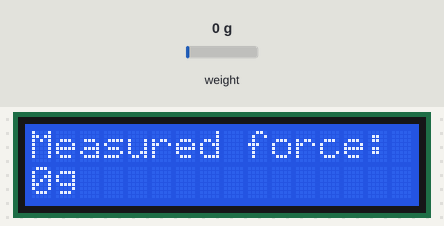
Bench run of a sketch on a simulated ESP32. On the bench: 16×2 character LCD. The inputs (shaded band) are chosen by the test bench; at power-on: weight on the scale 0 g. WiFi joins after 1.5 s; servers stay silent unless stated; no MQTT or app messages arrive unless stated; what the sketch prints to the serial monitor is not drawn.

Above: at 4.8 s.
4.9 s: weight on the scale set to 100 g
At 6.0 s:
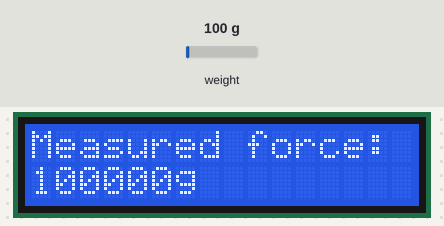
6.5 s: weight on the scale set to 1250 g
At 7.7 s:
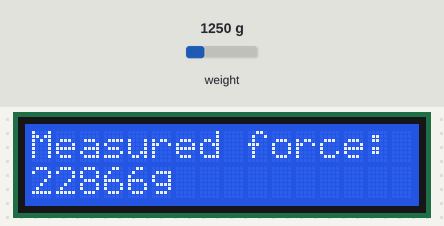
8.4 s: weight on the scale set to 2500 g
At 9.5 s:
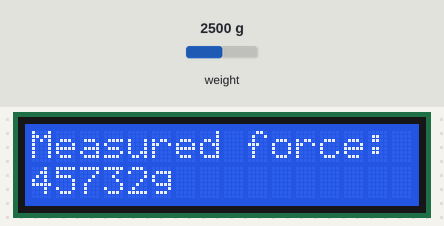
Timing chart, 0 to 11.4 s (numbered marks = the images above; inputs shaded):
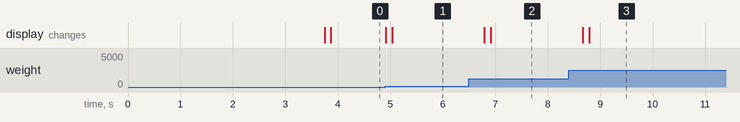

The sketch:

sketch.ino
```cpp
// External Libraries.
#include "HX711.h"
#include <LiquidCrystal_I2C.h>
#include <WiFi.h>
#include <WiFiClientSecure.h>
#include <PubSubClient.h>

// Libraries Objects.
HX711 loadcell;
LiquidCrystal_I2C lcd(0x27,16,2);

WiFiClientSecure esp_client;
PubSubClient MQTT(esp_client);

// WI-FI (login) Variables.
const char *WIFI_SSID = "Wokwi-GUEST";
const char *WIFI_PASSWORD = "";

// Broker MQTT (HiveMQ) Variables.
const char *BROKER_MQTT_URL = "acd37fac47394e56a264fd86e4cb8366.s1.eu.hivemq.cloud";
#define BROKER_MQTT_PORT 8883
#define BROKER_MQTT_CLIENT_ID "WOKWI"
#define BROKER_MQTT_CLIENT_USER "WokwiUser"
#define BROKER_MQTT_CLIENT_PASSWORD "WokwiPassw0rd"
#define BROKER_MQTT_TOPIC_PUBLISH_LOAD "topic_sensor_loadcell"

static const char *root_ca PROGMEM = R"EOF(
-----BEGIN CERTIFICATE-----
MIIFazCCA1OgAwIBAgIRAIIQz7DSQONZRGPgu2OCiwAwDQYJKoZIhvcNAQELBQAw
TzELMAkGA1UEBhMCVVMxKTAnBgNVBAoTIEludGVybmV0IFNlY3VyaXR5IFJlc2Vh
cmNoIEdyb3VwMRUwEwYDVQQDEwxJU1JHIFJvb3QgWDEwHhcNMTUwNjA0MTEwNDM4
WhcNMzUwNjA0MTEwNDM4WjBPMQswCQYDVQQGEwJVUzEpMCcGA1UEChMgSW50ZXJu
ZXQgU2VjdXJpdHkgUmVzZWFyY2ggR3JvdXAxFTATBgNVBAMTDElTUkcgUm9vdCBY
MTCCAiIwDQYJKoZIhvcNAQEBBQADggIPADCCAgoCggIBAK3oJHP0FDfzm54rVygc
h77ct984kIxuPOZXoHj3dcKi/vVqbvYATyjb3miGbESTtrFj/RQSa78f0uoxmyF+
0TM8ukj13Xnfs7j/EvEhmkvBioZxaUpmZmyPfjxwv60pIgbz5MDmgK7iS4+3mX6U
A5/TR5d8mUgjU+g4rk8Kb4Mu0UlXjIB0ttov0DiNewNwIRt18jA8+o+u3dpjq+sW
T8KOEUt+zwvo/7V3LvSye0rgTBIlDHCNAymg4VMk7BPZ7hm/ELNKjD+Jo2FR3qyH
B5T0Y3HsLuJvW5iB4YlcNHlsdu87kGJ55tukmi8mxdAQ4Q7e2RCOFvu396j3x+UC
B5iPNgiV5+I3lg02dZ77DnKxHZu8A/lJBdiB3QW0KtZB6awBdpUKD9jf1b0SHzUv
KBds0pjBqAlkd25HN7rOrFleaJ1/ctaJxQZBKT5ZPt0m9STJEadao0xAH0ahmbWn
OlFuhjuefXKnEgV4We0+UXgVCwOPjdAvBbI+e0ocS3MFEvzG6uBQE3xDk3SzynTn
jh8BCNAw1FtxNrQHusEwMFxIt4I7mKZ9YIqioymCzLq9gwQbooMDQaHWBfEbwrbw
qHyGO0aoSCqI3Haadr8faqU9GY/rOPNk3sgrDQoo//fb4hVC1CLQJ13hef4Y53CI
rU7m2Ys6xt0nUW7/vGT1M0NPAgMBAAGjQjBAMA4GA1UdDwEB/wQEAwIBBjAPBgNV
HRMBAf8EBTADAQH/MB0GA1UdDgQWBBR5tFnme7bl5AFzgAiIyBpY9umbbjANBgkq
hkiG9w0BAQsFAAOCAgEAVR9YqbyyqFDQDLHYGmkgJykIrGF1XIpu+ILlaS/V9lZL
ubhzEFnTIZd+50xx+7LSYK05qAvqFyFWhfFQDlnrzuBZ6brJFe+GnY+EgPbk6ZGQ
3BebYhtF8GaV0nxvwuo77x/Py9auJ/GpsMiu/X1+mvoiBOv/2X/qkSsisRcOj/KK
NFtY2PwByVS5uCbMiogziUwthDyC3+6WVwW6LLv3xLfHTjuCvjHIInNzktHCgKQ5
ORAzI4JMPJ+GslWYHb4phowim57iaztXOoJwTdwJx4nLCgdNbOhdjsnvzqvHu7Ur
TkXWStAmzOVyyghqpZXjFaH3pO3JLF+l+/+sKAIuvtd7u+Nxe5AW0wdeRlN8NwdC
jNPElpzVmbUq4JUagEiuTDkHzsxHpFKVK7q4+63SM1N95R1NbdWhscdCb+ZAJzVc
oyi3B43njTOQ5yOf+1CceWxG1bQVs5ZufpsMljq4Ui0/1lvh+wjChP4kqKOJ2qxq
4RgqsahDYVvTH9w7jXbyLeiNdd8XM2w9U/t7y0Ff/9yi0GE44Za4rF2LN9d11TPA
mRGunUHBcnWEvgJBQl9nJEiU0Zsnvgc/ubhPgXRR4Xq37Z0j4r7g1SgEEzwxA57d
emyPxgcYxn/eR44/KJ4EBs+lVDR3veyJm+kXQ99b21/+jh5Xos1AnX5iItreGCc=
-----END CERTIFICATE-----
)EOF";

// Global Variables.
int currentValue = -1;
int lastValue = -1;
int force = -1;

// Method to initialize serial.
void init_serial() {
  Serial.println("Initializing Serial...");
}

// Method to initialize lcd.
void init_lcd() {
  Serial.println("LCD Initializing...");

  lcd.init();
  lcd.backlight();
  lcd.setCursor(0,0);
  lcd.print("Initializing...");
  delay(2000);

  Serial.println("LCD Read To Operate!");
}

// Method to update serial message.
void update_serial(int p_force) {
  Serial.print("Measured force: ");
  Serial.print(p_force);
  Serial.println(".");
}

// Method to update lcd message.
void update_lcd(int p_force) {
  lcd.clear();
  delay(100);

  lcd.setCursor(0,0);
  lcd.print("Measured force:");

  lcd.setCursor(0,1);
  lcd.print(p_force);
  lcd.print("g");
}

// Method to publish force in topic.
void publish_force(int p_force) {
    check_wifi_and_mqtt_connection();

    static char strForce[10] = {0};
    sprintf(strForce, "%d", force);

    MQTT.publish(BROKER_MQTT_TOPIC_PUBLISH_LOAD, strForce);
    MQTT.loop();

    Serial.print("Force \"");
    Serial.print(strForce);
    Serial.print("\" published to \"");
    Serial.print(BROKER_MQTT_TOPIC_PUBLISH_LOAD);
    Serial.println("\" topic!");
}

// Method to verify loadcell value and update serial and lcd.
void verify_loadcell_and_update_serial_and_lcd() {
  currentValue = loadcell.get_units(), 1;
  if (currentValue != lastValue) {
    lastValue = currentValue;

    force = map(currentValue, 0, 21000, 0, 50000);
    update_serial(force);
    update_lcd(force);

    if (force > 0) {
      publish_force(force);
    }
  }
}

// Method to connect wifi
void connect_wifi()
{
  if (WiFi.status() == WL_CONNECTED) {
    return;
  }

  Serial.println("");
  Serial.println("------Conexao WI-FI------");
  Serial.print("Conectando-se na rede: ");
  Serial.println(WIFI_SSID);
  Serial.println("Aguarde");

  WiFi.begin(WIFI_SSID, WIFI_PASSWORD);
  while (WiFi.status() != WL_CONNECTED) {
    Serial.print(".");
    delay(100);
  }

  Serial.println();
  Serial.print("Conectado com sucesso na rede: ");
  Serial.println(WIFI_SSID);
  Serial.print("IP obtido: ");
  Serial.println(WiFi.localIP());
}

// Method to connect MQTT
void connect_mqtt()
{
  if (MQTT.connected()) {
    return;
  }

  esp_client.setCACert(root_ca);
  MQTT.setServer(BROKER_MQTT_URL, BROKER_MQTT_PORT);

  while (!MQTT.connected()) {
    Serial.print("* Tentando se conectar ao Broker MQTT: ");
    Serial.println(BROKER_MQTT_URL);

    if (MQTT.connect(BROKER_MQTT_CLIENT_ID, BROKER_MQTT_CLIENT_USER, BROKER_MQTT_CLIENT_PASSWORD)) {
      Serial.println("Conectado com sucesso ao broker MQTT!");
    } else {
      Serial.println("Falha ao reconectar-se ao broker MQTT! Nova tentativa de conexao em 2 segundos.");
      delay(2000);
    }
  }
}

// Method to guarantee wifi and mqtt connection.
void check_wifi_and_mqtt_connection()
{
  connect_wifi();
  connect_mqtt();
}

// Default setup method.
void setup() {
  Serial.begin(115200);
  loadcell.begin(13, 14);

  init_serial();
  init_lcd();

  check_wifi_and_mqtt_connection();
}

// Default loop method.
void loop() {
  verify_loadcell_and_update_serial_and_lcd();
  delay(250);
}
```

Measured:
- after the input at 4.9 s, the display: first changes at once (image 1 shows a later state)
- after the input at 6.5 s, the display: first changes after 0.29 s (image 2 shows a later state)
- after the input at 8.4 s, the display: first changes after 0.27 s (image 3 shows a later state)
